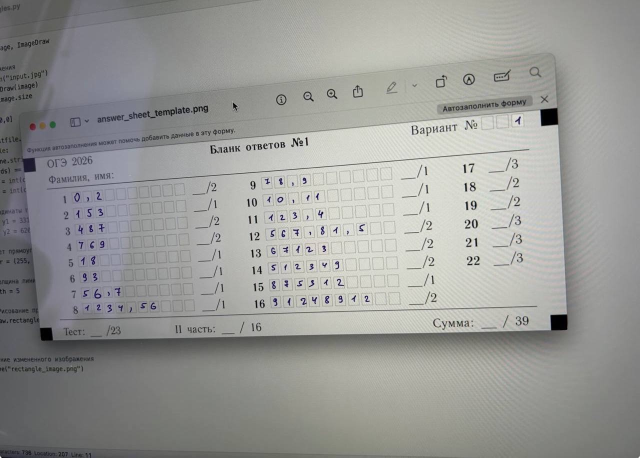
#> input picture input.jpeg, 1280 x 915 px (shown at 1/2 size)
$ python -i preprocessing.py   (imports and definitions only)
#> lines starting #> are read from the running program, lines starting #| are printed output that depends on the picture; after the words box and inside, x2 and y2 are one past the last pixel; in counts of white or black regions, pixels touching at a corner belong together
#> further down, picture is the input picture: shape (915, 1280, 3); mean B, G, R 150.5, 153.2, 152.7
import math
import numpy as np
from scipy.ndimage.measurements import center_of_mass
import cv2
from matplotlib import pyplot as plt


def process_answer_sheet(img, max_area_percentage = 0.002, sharpness = 1):
	# 1. Загрузка изображения с обработкой возможных теней
#	img = cv2.imread(image_path)
#> called with max_area_percentage = 0.002, sharpness = 1
	gray = cv2.cvtColor(img, cv2.COLOR_BGR2GRAY)

	# 2. Улучшение контраста и уменьшение теней --- не нужно
#	clahe = cv2.createCLAHE(clipLimit=2.0, tileGridSize=(8, 8))
#	enhanced = clahe.apply(gray)

	# 3. Адаптивная бинаризация для компенсации неравномерного освещения --- вообще не нужно этой адаптивности, квадраты и так достаточно черные
#	binary = cv2.adaptiveThreshold(enhanced, 100,
#	                              cv2.ADAPTIVE_THRESH_GAUSSIAN_C,
#	                              cv2.THRESH_BINARY_INV, 11, 2)

	# 4. Удаление мелких шумов --- тоже не нужно
#	kernel = np.ones((3,3), np.uint8)
#	processed = cv2.morphologyEx(binary, cv2.MORPH_OPEN, kernel, iterations=1)

	# Бинаризация
	mean_brightness = cv2.mean(gray)[0]
#> mean_brightness = 152.7
	_, binary = cv2.threshold(gray, mean_brightness / sharpness, 255, cv2.THRESH_BINARY)
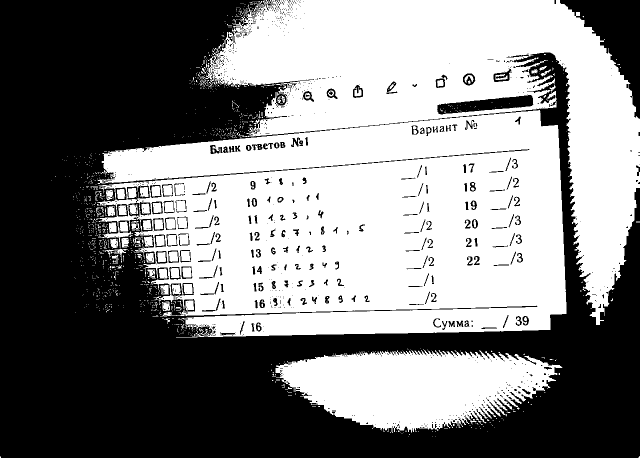
#> binary: shape (915, 1280) (shown at 1/2 size); 51.1% white; 1041 black regions (810 under 20 px), largest, box (x1, y1, x2, y2) and area: (0, 0, 1280, 915) 532582, (1120, 0, 1280, 238) 14945, (874, 190, 1067, 229) 3969

	# Инвертируем изображение, чтобы искать белые квадраты
	inverted = cv2.bitwise_not(binary)
#> inverted: shape (915, 1280); 48.9% white; 1041 white regions (810 under 20 px)

	# 5. Поиск маркерных квадратов по углам
	contours, _ = cv2.findContours(inverted, cv2.RETR_EXTERNAL, cv2.CHAIN_APPROX_SIMPLE)
#> contours = 429 contours, 413 with area under 20; largest, box (x1, y1, x2, y2) and area: (0, 0, 1280, 915) 940155, (1120, 0, 1280, 238) 14631, (874, 190, 1067, 229) 3818, (987, 138, 1023, 164) 523, (926, 147, 951, 171) 430

	#    for cnt in contours:
	#    	x,y,w,h = cv2.boundingRect(cnt)
	#    	print(x,y, '\n')

	# Фильтрация по площади (0.15-0.25% от общей площади)
	total_area = img.shape[0] * img.shape[1]
#> total_area = 1171200
	max_area_percentage
	max_area = max_area_percentage * total_area
#> max_area = 2342.4
	min_area = max_area / 4
#> min_area = 585.6
	max_brightness = mean_brightness / 2
#> max_brightness = 76.36
#	print('Bright', max_brightness)

	corner_squares = []
	cont = []
	for cnt in contours:
		mask = np.zeros_like(gray)
		cv2.drawContours(mask, [cnt], -1, 255, -1)
		mean_brightness = cv2.mean(gray, mask=mask)[0]
		if mean_brightness < max_brightness:
			area = cv2.contourArea(cnt)
			if min_area < area < max_area:
				x,y,w,h = cv2.boundingRect(cnt)
				aspect_ratio = float(w)/h
				if 0.7 < aspect_ratio < 1.4:  # Проверка на квадратность
					corner_squares.append((x, y, w, h))
					cont.append(cnt)
#> this loop made 429 passes
#> (cnt, mean_brightness) on passes 2 to 4: ([[1192, 603]], 152), ([[1190, 600], [1191, 601], [1191, 600]], 152), ([[1192, 590], [1192, 591]], 152)
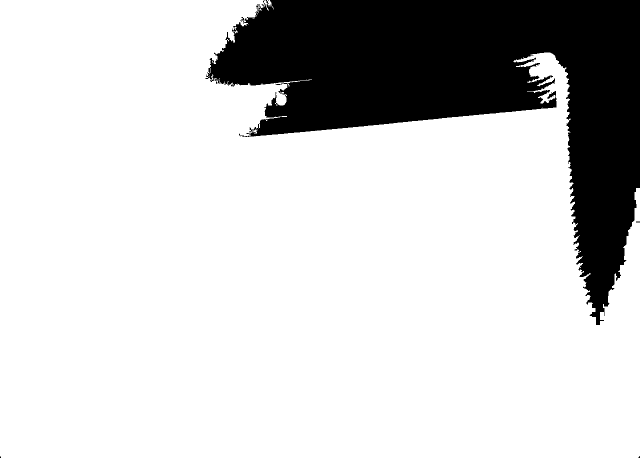
#> mask: shape (915, 1280) (shown at 1/2 size); 80.6% white; 5 black regions (4 under 20 px), largest, box (x1, y1, x2, y2) and area: (411, 0, 1280, 650) 227108
#> after the loop, cont = []; corner_squares = []

# [10 lines of commented-out code are left out]
	if len(corner_squares) == 4:
		# Сортируем квадраты: левый верхний, правый верхний, правый нижний, левый нижний
		corner_squares.sort(key=lambda s: (s[1], s[0]))
		top_squares = sorted(corner_squares[:2], key=lambda s: s[0])
		bottom_squares = sorted(corner_squares[2:], key=lambda s: s[0])
		ordered_squares = top_squares + bottom_squares

		src_points = np.float32([
			[ordered_squares[0][0], ordered_squares[0][1]],
			[ordered_squares[1][0] + ordered_squares[1][2], ordered_squares[1][1]],
			[ordered_squares[2][0], ordered_squares[2][1] + ordered_squares[2][3]],
			[ordered_squares[3][0] + ordered_squares[3][2], ordered_squares[3][1] + ordered_squares[3][3
			]]
		])

		# 7. Перспективная коррекция с учетом возможной трапециевидности
		# Вычисляем ширину и высоту выходного изображения
		width = max(
		    int(np.linalg.norm(src_points[1] - src_points[0])),
		    int(np.linalg.norm(src_points[3] - src_points[2])) )
		height = max(
		    int(np.linalg.norm(src_points[2] - src_points[0])),
		    int(np.linalg.norm(src_points[3] - src_points[1])))


		dst_points = np.float32([
		    [0, 0],
		    [width, 0],
		    [0, height],
		    [width, height]
		])

		# Вычисляем матрицу преобразования и применяем ее
		matrix = cv2.getPerspectiveTransform(src_points, dst_points)
		result = cv2.warpPerspective(img, matrix, (width, height))

		return [1, result]

	# Если не найдено 4 квадрата, возвращаем обработанное изображение без перспективной коррекции

#	colored = cv2.cvtColor(gray, cv2.COLOR_GRAY2RGB)
	colored = cv2.cvtColor(inverted, cv2.COLOR_GRAY2RGB)

#	for cnt in corner_squares:
#		cv2.rectangle(colored, [cnt[0], cnt[1]], [cnt[0] + cnt[2], cnt[1] + cnt[3]], [0, 255, 0], 1)

	for cnt in cont:
		cv2.drawContours(colored, [cnt], -1, [0, 255, 0], 1)
#> this loop made 0 passes

	return [0, colored]


# [68 lines left out: functions cut_black_borders, place_in_square, extend_black, move_cm_to_center, preprocess_one_digit_area, not called in this run]

>>> import cv2
>>> picture = cv2.imread('input.jpeg')
>>> result = process_answer_sheet(picture)
#> result = 2 items
